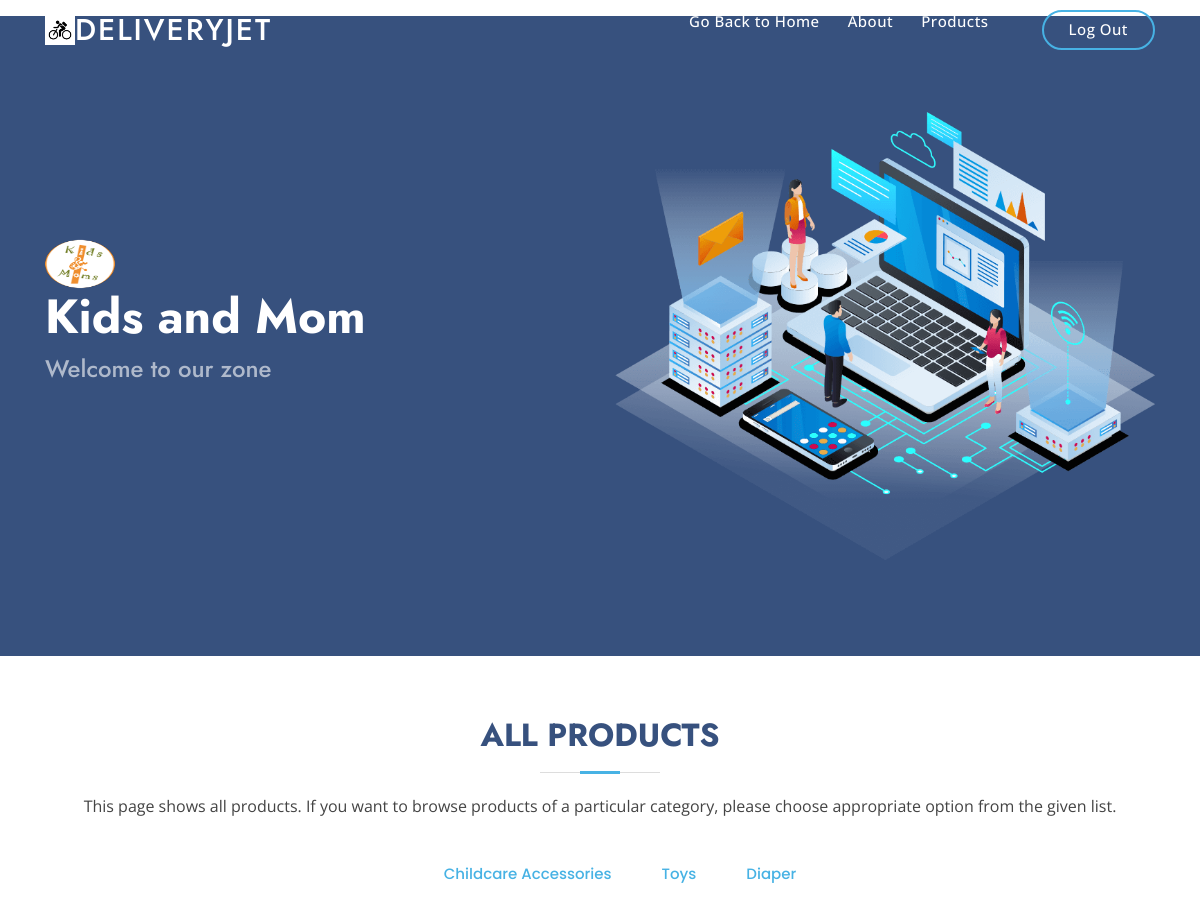
/account/company-feed/4/ (signed in, upper part), run on an earlier commit of the app's database.
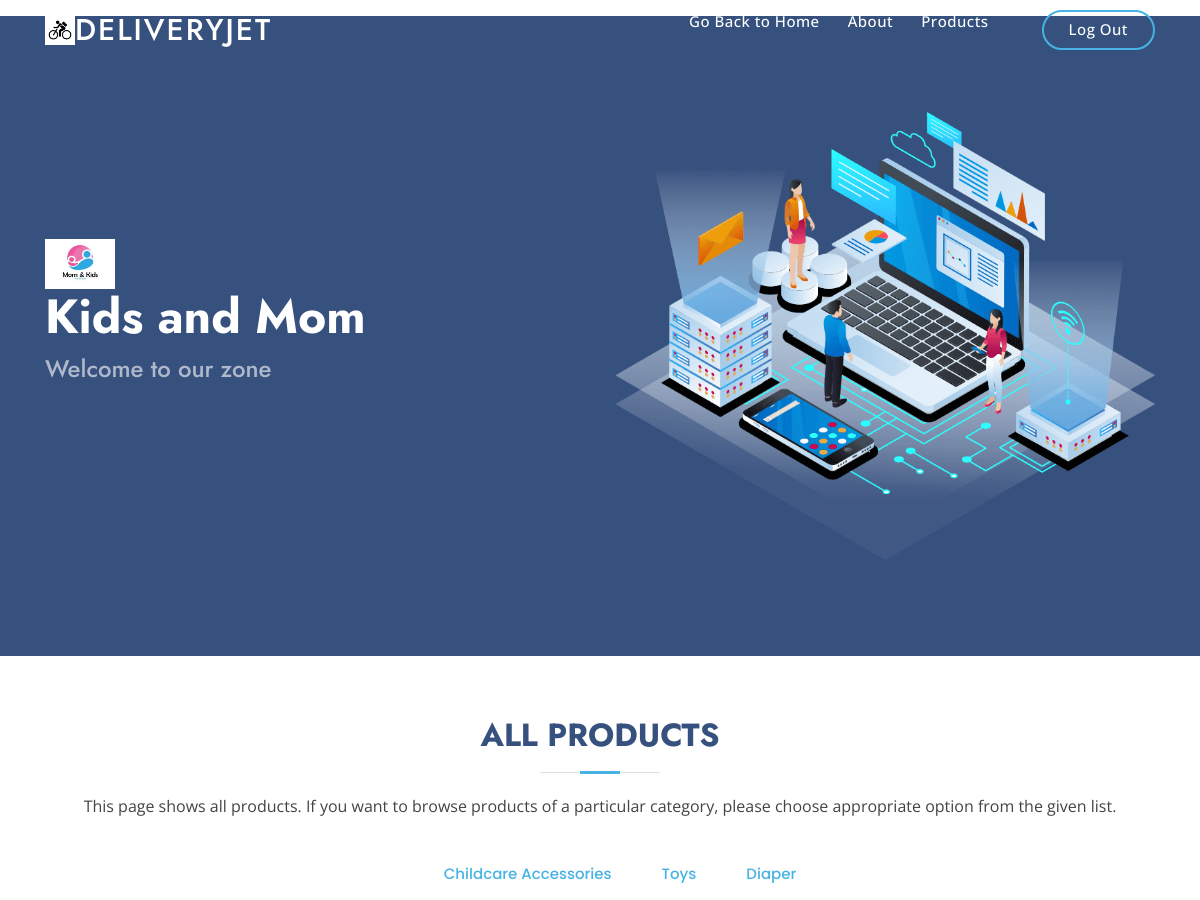
And on a later commit of the database.
### users/models.py (models this page shows, shortened)
class User(AbstractBaseUser):
    email = models.EmailField(max_length=255, unique=True)
    name = models.CharField(max_length=255)
    date_joined = models.DateTimeField(auto_now_add=True)
    is_buyer = models.BooleanField(default=False)
    is_company = models.BooleanField(default=False)
    is_DeliveryMan = models.BooleanField(default=False)
    is_active = models.BooleanField(default=True)
    is_staff = models.BooleanField(default=False)
    is_admin = models.BooleanField(default=False)
    USERNAME_FIELD = 'email'
    REQUIRED_FIELDS = ['name']  # Email & Password are required by default.
    objects = MyUserManager()

class CompanyModel(models.Model):
    TYPE_CHOICES=[
        ('Book Store','Book Store'),
        ('Cosmetics House','Cosmetics House'),
        ('Drug Store','Drug Store'),
        ('Electronic Store','Electronic Store'),
        ('Food Marts','Food Marts'),
        ('Fashion House','Fashion House'),
        ('Home Appliances Store' ,'Home Appliances Store'),
        ('Lifestyle Store','Lifestyle Store'),
        ('Mom and Kids','Mom and Kids'),
        ('Sports Hub','Sports Hub')
    ]
    user = models.OneToOneField(User,null=True,on_delete=models.CASCADE)
    about = RichTextField(null=True, blank=True)
    location = models.CharField(max_length=100)
    logo = models.ImageField(null=True,blank=True)
    website = models.CharField(max_length=255,null=True,blank=True)
    type=models.CharField(max_length=255, choices=TYPE_CHOICES, null=False, blank=False)
    phone = models.CharField(max_length=255)
    REQUIRED_FIELDS = ['location','type','phone']

### users/views.py (the view, shortened to what this page needs)
# urls.py: path('account/company-feed/<str:pk>/', company_feed, name='company-feed'),
@login_required(login_url='login')
def company_feed(request, pk):
    user = User.objects.get(id=pk)
    location_link = None
    if user.companymodel.location:
        locations = user.companymodel.location.split(' ')
        location_link = "https://maps.google.com/maps?width=100%25&amp;height=450&amp;hl=en&amp;q="
        for location in locations:
            location_link += location + "%20"
        location_link += "&amp;t=&amp;z=14&amp;ie=UTF8&amp;iwloc=B&amp;output=embed"
    product_list = ProductModel.objects.filter(user=user)
    product_category=uniqueCategory(product_list)
    order_form = OrderForm()
    context = {
        'user': user,
        'location_link': location_link,
        'product_list': product_list,
        'product_category':product_category,
        'order_form':order_form,
    }
    return render(request, 'company/company-feed.html', context)

### users/utils.py (called while the page is built)
def uniqueCategory(product_list):
    cat=[]
    for product in product_list:
        if product.category not in cat:
            cat.append(product.category)
    return cat

### users/templates/company/company-feed.html (shortened to what this page needs)
{% extends "base.html" %}
{% load static %}
{% load widget_tweaks %}
{% block content %}
<!DOCTYPE html>
<html lang="en">
<head>
  <link href="{% static 'assets/company/vendor/bootstrap/css/bootstrap.min.css' %}" rel="stylesheet">
  <link href="{% static 'assets/company/vendor/icofont/icofont.min.css' %}" rel="stylesheet">
  <link href="{% static 'assets/company/vendor/boxicons/css/boxicons.min.css' %}" rel="stylesheet">
  <link href="{% static 'assets/company/vendor/remixicon/remixicon.css' %}" rel="stylesheet">
  <link href="{% static 'assets/company/vendor/owl.carousel/assets/owl.carousel.min.css' %}" rel="stylesheet">
  <link href="{% static 'assets/company/vendor/aos/aos.css" rel="stylesheet' %}">
  <link href="{% static 'assets/company/css/style.css' %}" rel="stylesheet">
</head>
<body>
  <header id="header" class="fixed-top ">
    <div class="container d-flex align-items-center">
        <div><img src="{% static 'assets/favicon.png' %}" width="30" height= "30"></div>
      <h1 class="logo mr-auto"><a href="{% url 'home' %}">DeliveryJet</a></h1>
     <nav class="nav-menu d-none d-lg-block">
                <ul>
                  {% if request.user != user and request.user.is_buyer %}
                  <li><a href="{% url 'buyer-feed' request.user.id %}">Go Back to Home</a></li>
                  {% endif %}
                    <li><a href="#about">About</a></li>
                    <li><a href="#products">Products</a></li>
                    <li> <a class="get-started-btn scrollto" href="{% url 'logout' %}">Log Out </a></li>
                </ul>
            </nav>
    </div>
  </header>
  <section id="hero" class="d-flex align-items-center">
    <div class="container">
      <div class="row">
        <div class="col-lg-6 d-flex flex-column justify-content-center pt-4 pt-lg-0 order-2 order-lg-1" data-aos="fade-up" data-aos-delay="200">
          {% if user.companymodel.logo %}
                  <img class="img-fluid" src="{{user.companymodel.logo.url}}" style="width:70px;height:50px;" alt="this is the logo">
          {% endif %}
          <h1>{{user.name}}</h1>
          <h2>Welcome to our zone</h2>
        </div>
        <div class="col-lg-6 order-1 order-lg-2 hero-img" data-aos="zoom-in" data-aos-delay="200">
          <img src="{% static 'assets/company/img/hero-img.png' %}" class="img-fluid animated" alt="">
        </div>
      </div>
    </div>
  </section>
  <main id="main">
    <section id="products" class="portfolio">
      <div class="container" data-aos="fade-up">
        <div class="section-title">
          <h2>All Products</h2>
          <p>This page shows all products. If you want to browse products of a particular category, please choose appropriate option from the given list.</p>
      </div>
      <ul id="portfolio-flters" class="d-flex justify-content-center" data-aos="fade-up" data-aos-delay="100">
          {% for cat in product_category %}
          <li><a href="{% url 'company-feed-category' user.id cat%}"> {{cat }} </a> </li>
          {% endfor %}
      </ul>
      </div>
    </section>
      </div>
</body>
</html>
{% endblock %}

What changed in the data, as far as the page shows it:
changed User "Kids and Mom": companymodel.logo: a different picture
